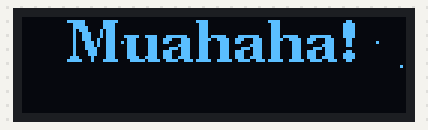
A sketch run on a simulated ESP8266 (NodeMCU). Parts: 128×32 one-colour display. Random numbers use the default seed unless the sketch sets one; what the sketch prints to the serial monitor is not drawn.

Above: at 3.68 s.
At 7.24 s:
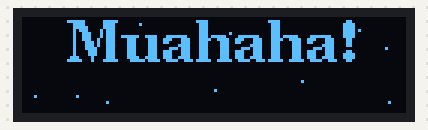
At 10.36 s:
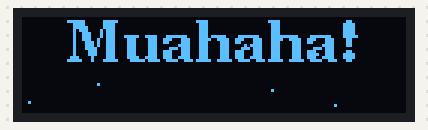
At 19.49 s:
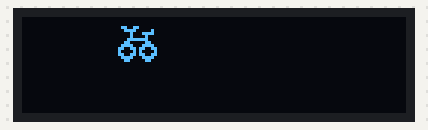
At 29.73 s:
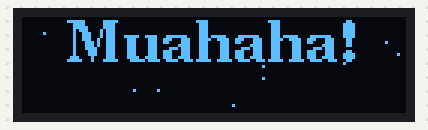
At 38.4 s:
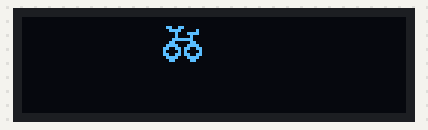

Measured:
- what the display in image 3 shows lasts 0.4 s, from 19.3 s to 19.7 s

The sketch:

demo_U8g2.ino
```cpp
#include <SPI.h>
#include <Wire.h>
#include <U8g2lib.h>
#include <ESP8266WiFi.h>
#include <Ticker.h>

Ticker ticker;

#define SCREEN_WIDTH 128 // OLED display width, in pixels
#define SCREEN_HEIGHT 32 // OLED display height, in pixels

// Declaration for an SSD1306 display connected to I2C (SDA, SCL pins)
#define OLED_RESET -1 // Reset pin # (or -1 if sharing Arduino reset pin)
U8G2_SSD1306_128X32_UNIVISION_F_HW_I2C display(U8G2_R0, /* reset=*/ 16, /* clock=*/ 5, /* data=*/ 4);
ADC_MODE(ADC_VCC)

const unsigned char bike [] PROGMEM = {
  // 'bike', 13x13px
  0x00, 0x00, 0x66, 0x00, 0x3c, 0x08, 0x10, 0x0f, 0x10, 0x02, 0xf8, 0x03,
  0x0c, 0x06, 0x1e, 0x0f, 0xb3, 0x19, 0xa1, 0x10, 0xb3, 0x19, 0x1e, 0x0f,
  0x0c, 0x06
};

void setup() {
  Serial.begin(115200);

  // Suspected brownout problems as display crashed, ticker continued to run, only display crashed
  // tried 3 graphics libraries, adafruit gfx, SSD1306Wire and U8g2, only U8g2 runs stable on Wifi Kit 8
  ticker.attach(0.2, logVoltage); //Use attach_ms if you need time in ms

  display.begin();
  display.setFont(u8g2_font_ncenB14_tr);
}


void loop() {
  display.clearBuffer();

  display.drawUTF8(15,15,"Muahaha!"); // Lower left corner
  display.sendBuffer();
  delay(100);

  for (int i = 0; i < 20; ++i) {
    display.drawPixel(random(127), random(31));
    display.sendBuffer();
    delay(30);
  }

  for (int i = 0 ; i < 100; i+=5) {
    display.clearBuffer();
    display.drawXBMP(127-i, 2, 13, 13, bike); // Upper left corner
    display.sendBuffer();
    delay(100);
  }
}

void logVoltage() {
  Serial.print("Voltage: ");
  Serial.println(ESP.getVcc());
}
```
